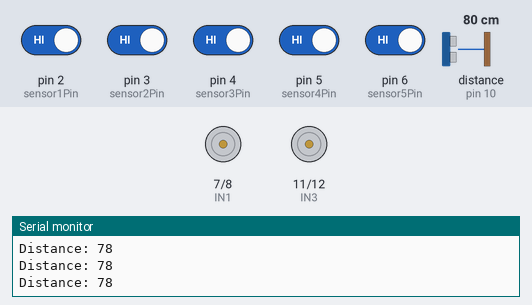
This sketch was run on a simulated Arduino Uno, built with avr-gcc and run on an emulated ATmega328P. Shown: motor-driver pin pairs drawn as motors (green arrow = first pin HIGH = forward, orange = second pin HIGH = backward, longer = more drive, scaled by the enable pin), the last lines printed to the serial monitor. Wiring (inferred from the names in the program): ultrasonic range finder: trigger pin 9; echo pin 10. Inputs (shaded band) come from the test bench; at power-on: pin 2 (sensor1Pin), pin 3 (sensor2Pin), pin 4 (sensor3Pin), pin 5 (sensor4Pin), pin 6 (sensor5Pin) HIGH, distance to the obstacle (sensor on pin 10) 80 cm. The echo pulse lasts 58.3 µs per cm.

Above: at 1.2 s.
1.3 s: distance to the obstacle (sensor on pin 10) set to 23 cm
3.0 s: distance to the obstacle (sensor on pin 10) set to 18 cm
At 3.9 s:
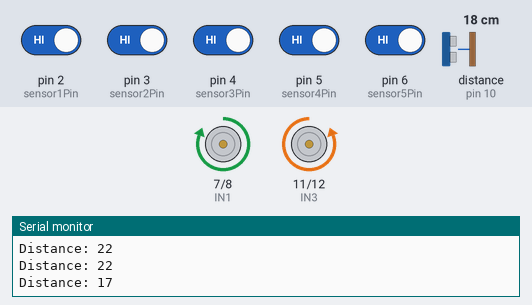
6.0 s: distance to the obstacle (sensor on pin 10) set to 35 cm
At 7.3 s:
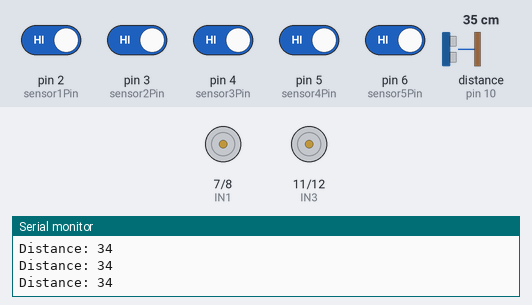
7.8 s: pin 2 (sensor1Pin) driven LOW
At 8.8 s:
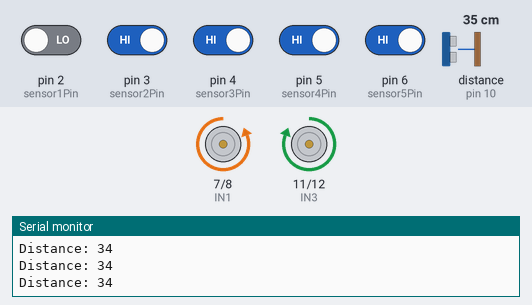
9.3 s: pin 4 (sensor3Pin) driven LOW
At 10.3 s:
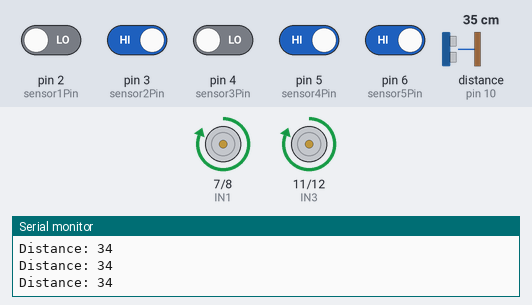
10.8 s: pin 4 (sensor3Pin) driven HIGH
At 11.6 s:
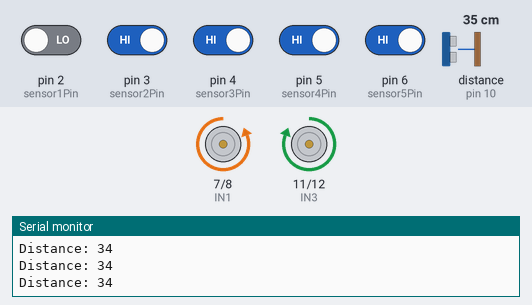
Timing chart, 0 to 13.3 s (numbered marks = the images above; inputs shaded):
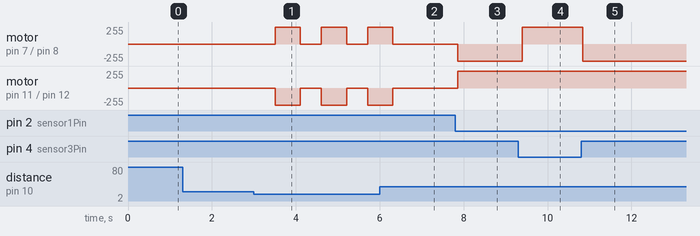

Measured:
- the behaviour switches between 21 and 20 cm on distance to the obstacle (sensor on pin 10) (found by bisection; images 0 and 1)
- after the input at 3.0 s, motor on pin 7 (IN1) / pin 8 (IN2): alternates forward 255/255 for 0.60 s and stopped for 0.50 s, starting after 0.51 s; motor on pin 11 (IN3) / pin 12 (IN4): alternates backward 255/255 for 0.60 s and stopped for 0.50 s, starting after 0.51 s
- after the input at 6.0 s, motor on pin 7 (IN1) / pin 8 (IN2), motor on pin 11 (IN3) / pin 12 (IN4): goes on until 6.3 s, then stays stopped
- after the input at 7.8 s, motor on pin 7 (IN1) / pin 8 (IN2): stopped → backward 255/255 after 0.06 s; motor on pin 11 (IN3) / pin 12 (IN4): stopped → forward 255/255 after 0.06 s
- after the input at 9.3 s, motor on pin 7 (IN1) / pin 8 (IN2): backward 255/255 → forward 255/255 after 0.10 s
- after the input at 10.8 s, motor on pin 7 (IN1) / pin 8 (IN2): forward 255/255 → backward 255/255 at once

The sketch:

robot_do_line_tranh_vat_can.ino
```cpp
#define sensor1Pin 2
#define sensor2Pin 3
#define sensor3Pin 4
#define sensor4Pin 5
#define sensor5Pin 6
#define trigPin 9
#define echoPin 10
#define IN1 7
#define IN2 8
#define IN3 11
#define IN4 12
#define ENA 13
#define ENB A0

void setup() {
    pinMode(sensor1Pin, INPUT);
    pinMode(sensor2Pin, INPUT);
    pinMode(sensor3Pin, INPUT);
    pinMode(sensor4Pin, INPUT);
    pinMode(sensor5Pin, INPUT);
    pinMode(trigPin, OUTPUT);
    pinMode(echoPin, INPUT);
    pinMode(IN1, OUTPUT);
    pinMode(IN2, OUTPUT);
    pinMode(IN3, OUTPUT);
    pinMode(IN4, OUTPUT);
    pinMode(ENA, OUTPUT);
    pinMode(ENB, OUTPUT);

    Serial.begin(9600);
}

long readUltrasonicDistance() {
    digitalWrite(trigPin, LOW);
    delayMicroseconds(2);
    digitalWrite(trigPin, HIGH);
    delayMicroseconds(10);
    digitalWrite(trigPin, LOW);

    long duration = pulseIn(echoPin, HIGH);
    long distance = duration * 0.034 / 2;
    return distance;
}

void moveForward() {
    digitalWrite(IN1, HIGH);
    digitalWrite(IN2, LOW);
    digitalWrite(IN3, HIGH);
    digitalWrite(IN4, LOW);
    analogWrite(ENA, 255);
    analogWrite(ENB, 255);
}

void turnLeft() {
    digitalWrite(IN1, LOW);
    digitalWrite(IN2, HIGH);
    digitalWrite(IN3, HIGH);
    digitalWrite(IN4, LOW);
    analogWrite(ENA, 255);
    analogWrite(ENB, 255);
}

void turnRight() {
    digitalWrite(IN1, HIGH);
    digitalWrite(IN2, LOW);
    digitalWrite(IN3, LOW);
    digitalWrite(IN4, HIGH);
    analogWrite(ENA, 255);
    analogWrite(ENB, 255);
}

void stopRobot() {
    digitalWrite(IN1, LOW);
    digitalWrite(IN2, LOW);
    digitalWrite(IN3, LOW);
    digitalWrite(IN4, LOW);
    analogWrite(ENA, 0);
    analogWrite(ENB, 0);
}

void loop() {
    int sensor1 = digitalRead(sensor1Pin);
    int sensor2 = digitalRead(sensor2Pin);
    int sensor3 = digitalRead(sensor3Pin);
    int sensor4 = digitalRead(sensor4Pin);
    int sensor5 = digitalRead(sensor5Pin);
    long distance = readUltrasonicDistance();

    Serial.print("Distance: ");
    Serial.println(distance);

    if (distance < 20) { // Nếu có vật cản ở khoảng cách nhỏ hơn 20cm
        stopRobot();
        delay(500);
        turnRight();
        delay(500);
    } else {
        if (sensor3 == LOW) { // Đường thẳng
            moveForward();
        } else if (sensor2 == LOW && sensor3 == HIGH && sensor4 == HIGH) { // Quẹo trái nhẹ
            turnLeft();
        } else if (sensor1 == LOW && sensor2 == HIGH && sensor3 == HIGH && sensor4 == HIGH && sensor5 == HIGH) { // Quẹo trái nhiều
            turnLeft();
        } else if (sensor4 == LOW && sensor3 == HIGH && sensor2 == HIGH) { // Quẹo phải nhẹ
            turnRight();
        } else if (sensor5 == LOW && sensor4 == HIGH && sensor3 == HIGH && sensor2 == HIGH && sensor1 == HIGH) { // Quẹo phải nhiều
            turnRight();
        } else {
            stopRobot();
        }
    }

    delay(100);
}
```
